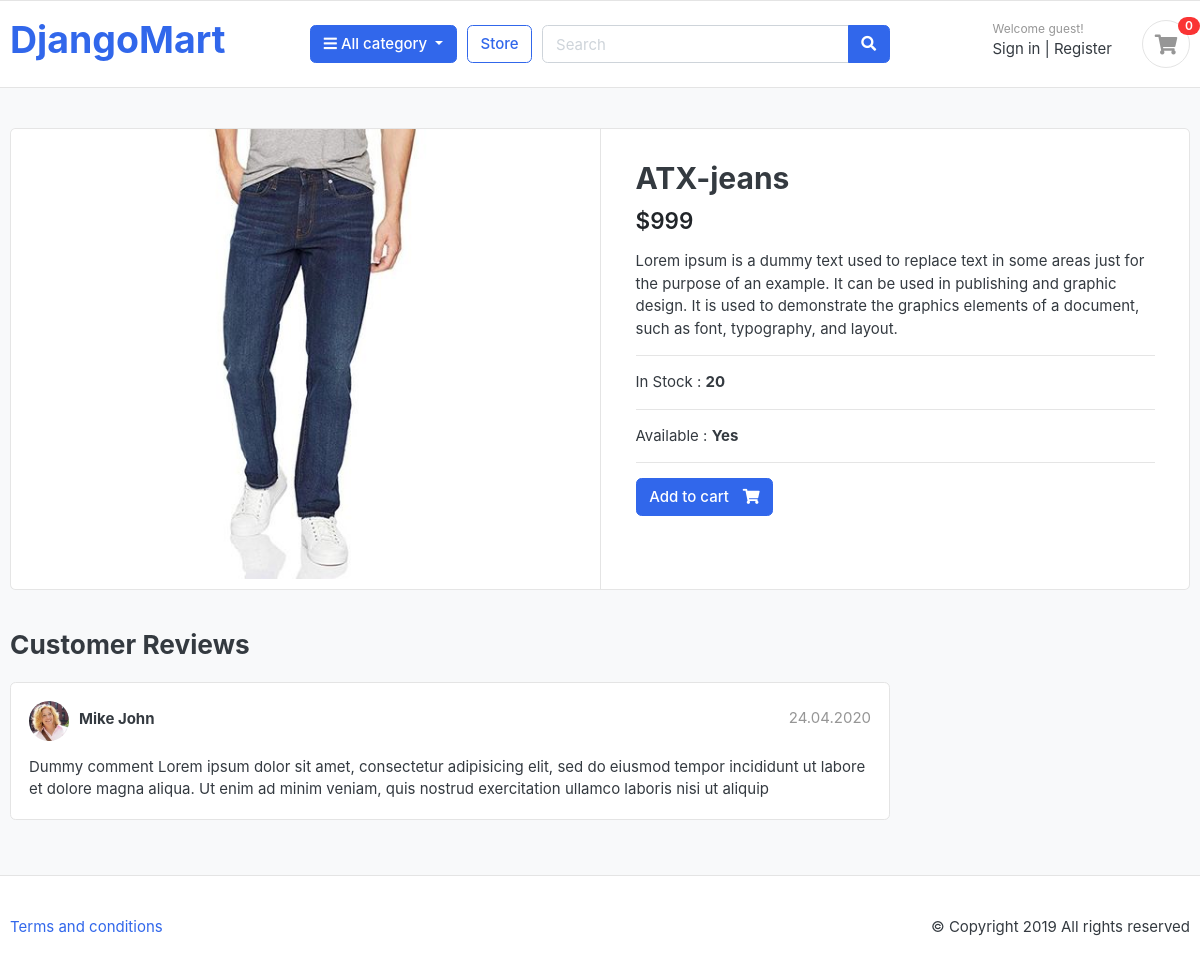
/store/pant/atx-jeans/, run on the app's committed database.
### category/models.py (models this page shows, shortened)
class Product(models.Model) :
    product_name = models.CharField(max_length=100 , unique= True)
    slug = models.SlugField(max_length=255 , unique=True)
    description = models.TextField(max_length=500 , blank = True)
    price = models.IntegerField()
    image = models.ImageField(upload_to='photos/products')
    stock = models.IntegerField()
    is_available = models.BooleanField(default=True)
    category = models.ForeignKey(Category,on_delete=models.CASCADE)
    created_date = models.DateTimeField(auto_now_add=True)
    modified_date = models.DateTimeField(auto_now=True)

### store/views.py (the view)
# urls.py: path('<slug:category_slug>/<slug:product_slug>/',views.product_detail , name='product-details') ,
def product_detail(request , category_slug , product_slug) :
    single_product = Product.objects.get(slug = product_slug , category__slug = category_slug)
    return render(request , 'store/product-detail.html' , {'context' : single_product})

### Django_Mart/context_processors.py (called while the page is built)
def cart_items(request):
    session_id = request.session.session_key
    cart_item = None
    if request.user.is_authenticated:
        cart_item = CartItem.objects.filter(user=request.user)
    else:
        cart_id = Cart.objects.filter(cart_id=session_id).exists()
        if cart_id:
            modelid = Cart.objects.get(cart_id=session_id)
            cart_item = CartItem.objects.filter(cart=modelid)
    return {'cart_item': cart_item}

def category_name(request) :
    categories = Category.objects.all()
    return {'categories': categories}

### store/templates/store/product-detail.html (shortened to what this page needs)
{% extends "base.html" %}
{% load static %}
{% block navbar %}
<section class="section-content padding-y bg">
	<div class="container">
		<div class="card">
			<div class="row no-gutters">
				<aside class="col-md-6">
					<article class="gallery-wrap">
						<div class="img-big-wrap">
							<a href="#"><img src="{{context.image.url}}"></a>
						</div>
					</article>
				</aside>
				<main class="col-md-6 border-left">
					<article class="content-body">
						<h2 class="title">{{context.product_name}}</h2>
						<div class="mb-3">
							<var class="price h4">${{context.price}}</var>
						</div>
						<p>{{context.description}}</p>
						<hr>
						<p>In Stock : <b>{{context.stock}}</b></p>
						<hr>
						{% if context.is_available %}
						<p>Available : <b>Yes</b></p>
						{% else %}
						<p>Available : <b>No</b></p>
						{% endif %}
						<hr>
						<form method="post">
						<a href="{% url 'add_to_cart' context.id %}" class="btn  btn-primary">
							<span class="text">Add to cart</span>
						<i class="fas fa-shopping-cart"></i> </a>
						</form>
					</article>
				</main>
			</div>
		</div>
		<br>
		<div class="row">
			<div class="col-md-9">
				<header class="section-heading">
					<h3>Customer Reviews </h3>
				</header>
				<article class="box mb-3">
					<div class="icontext w-100">
						<img src="{% static '/images/avatars/avatar1.jpg' %}" class="img-xs icon rounded-circle">
						<div class="text">
							<span class="date text-muted float-md-right">24.04.2020 </span>
							<h6 class="mb-1">Mike John </h6>
						</div>
					</div>
					<div class="mt-3">
						<p>
							Dummy comment Lorem ipsum dolor sit amet, consectetur adipisicing elit, sed do eiusmod
							tempor incididunt ut labore et dolore magna aliqua. Ut enim ad minim veniam,
							quis nostrud exercitation ullamco laboris nisi ut aliquip
						</p>
					</div>
				</article>
			</div>
		</div>
	</div>
</section>
{% endblock navbar %}

### static/css/ui.css (style rules this page uses)
html { font-family: "Inter", sans-serif; font-size: 15px; }
.content-body { flex: 1 1 auto; padding: 2rem 2.3rem; }
.img-xs, .img-sm, .img-md, .img-lg { -o-object-fit: cover; object-fit: cover; flex-shrink: 0; flex-grow: 0; }
.img-xs { width: 40px; height: 40px; }
.padding-y { padding-top: 40px; padding-bottom: 40px; }
var { font-style: normal; }
article:after, .form-group:after { display: block; clear: both; content: ""; }
.bg { background-color: #f8f9fa; }
.section-heading { margin-bottom: 20px; margin-top: 15px; }
p:last-child { margin-bottom: 0; }
.btn .text + i { margin-left: 10px; }
.icontext { display: inline-flex; align-items: center; vertical-align: middle; }
.icontext .text { width: 100%; line-height: 1.2; }
.icontext .icon { position: relative; margin-right: 10px; flex-shrink: 0; flex-grow: 0; }
.price { font-weight: 600; color: #212529; }
.box { padding: 18px; background: #fff; border-radius: 0.37rem; border: 1px solid #e4e4e4; }
.box img { max-width: 100%; }
.gallery-wrap .img-big-wrap { margin-bottom: 10px; border-radius: 0.37rem; overflow: hidden; background-color: #fff; }
.gallery-wrap .img-big-wrap a { text-align: center; display: block; }
.gallery-wrap .img-big-wrap img { height: 450px; width: auto; display: inline-block; }

### data on the page
Product: image (picture), product_name "ATX-jeans", price "999", description "Lorem ipsum is a dummy text used to replace text in some areas just for the purpose of an example. It can be used in publishing and graphic design. It is used to demonstrate the graphics elements of a document, such as font, typography, and layout.", stock "20"

### other printed values
{{ cart_item|length }} "0"
